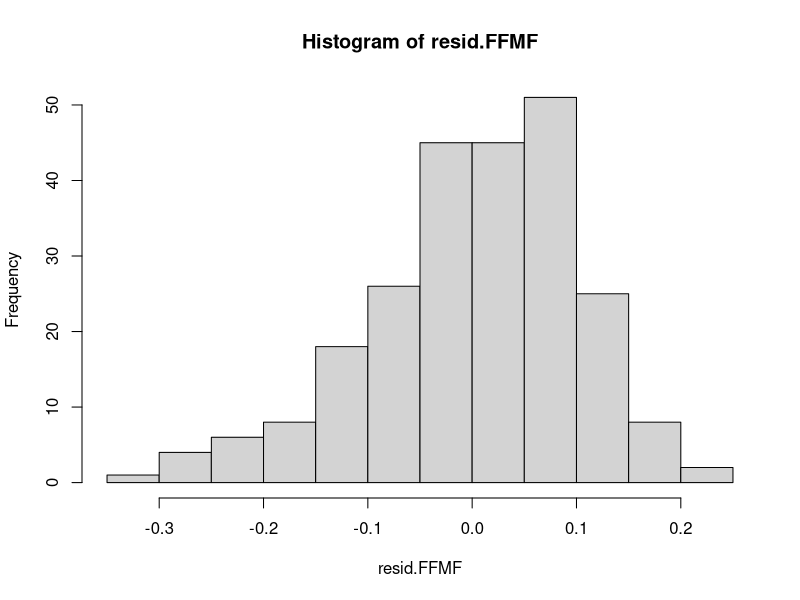
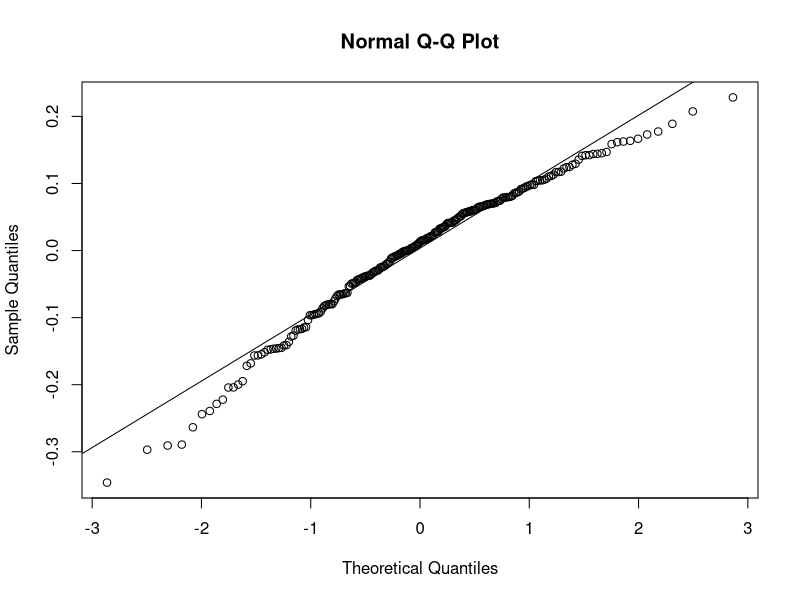
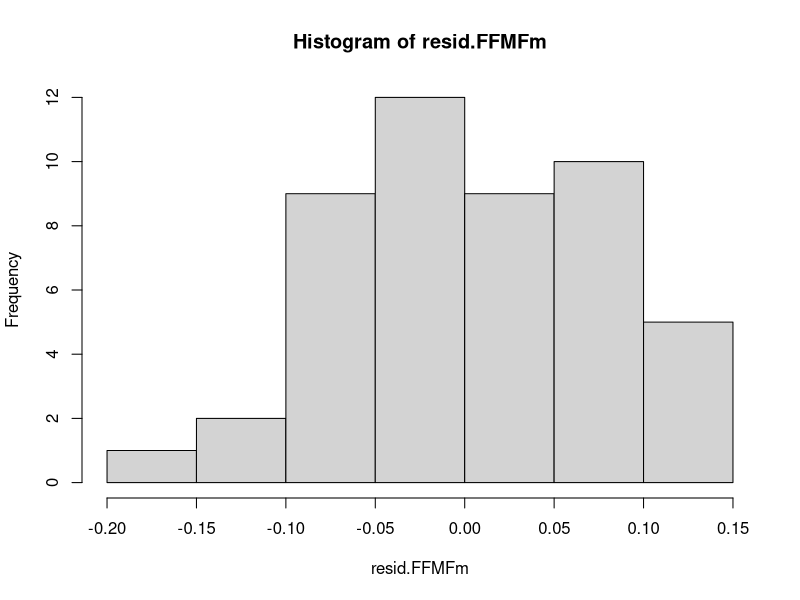
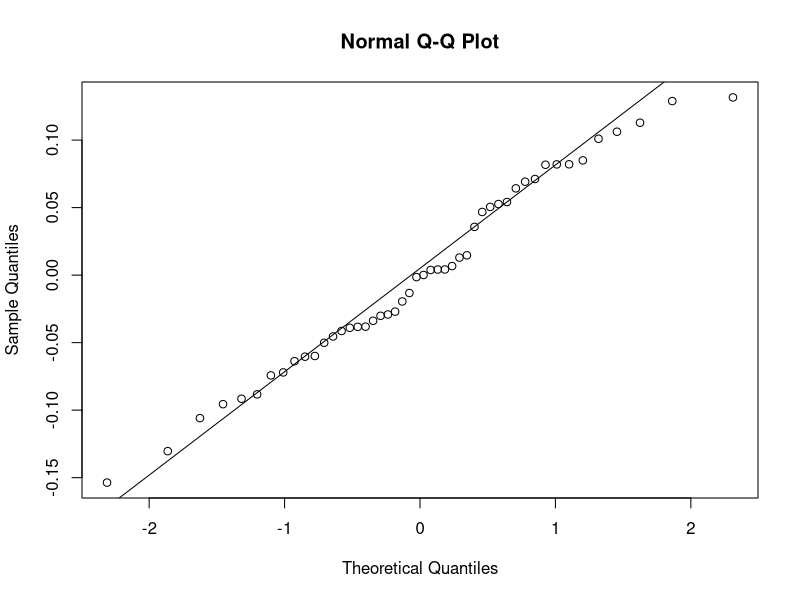
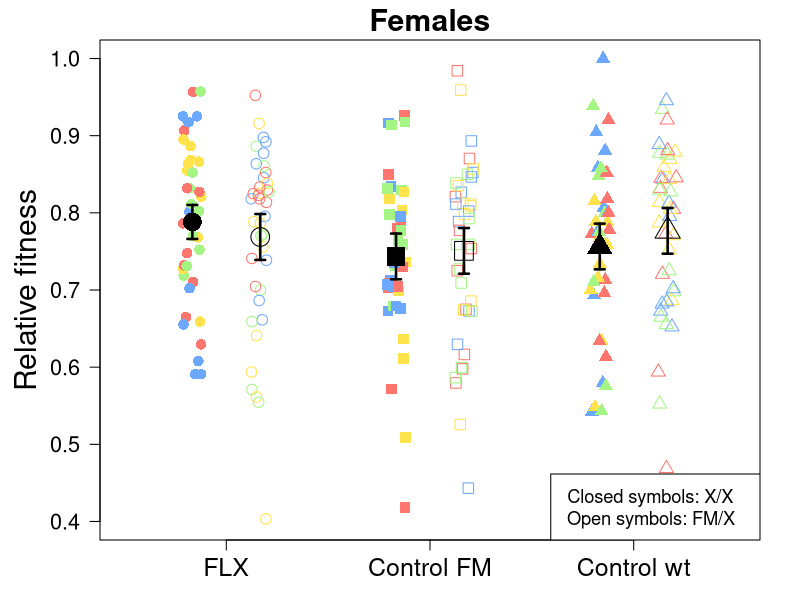
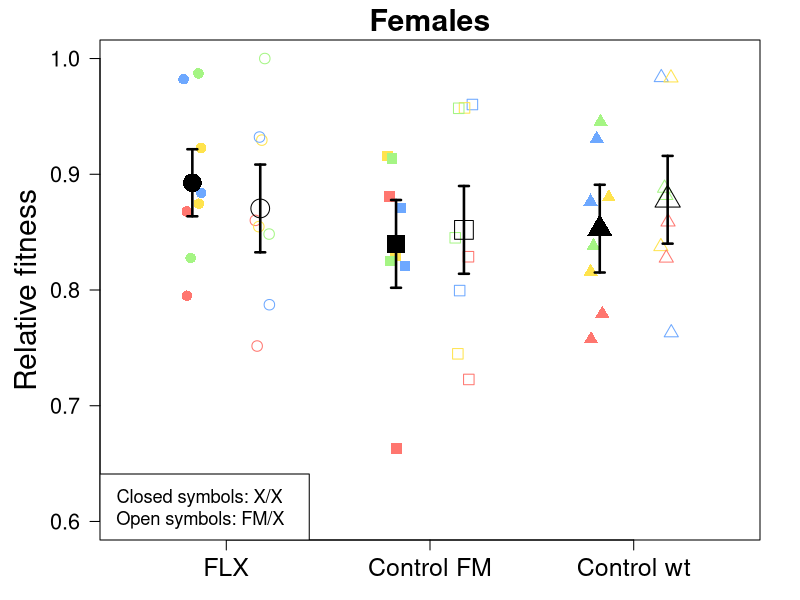

Generate these figures, in order, with R:
################################################################################################
################# FM BALANCER FEMALE REPRODUCTIVE FITNESS ASSAY GENERATION 127 #################
################################################################################################

#Set up environment
library(car)
library(Hmisc)
library(lme4)
library(lmerTest)

#Read in csv file with data
FFMF.data <- read.table(file = "FemaleFMFitness.csv", h = T, sep = ",")
FFMFm.data <- read.table(file = "FemaleFMFitnessMean.csv", h = T, sep = ",")

##########################################  STATISTIC  #########################################


##############################
####THE MODEL FOR ALL DATA####
##############################

### CALCULATE RELATIVE FECUNDITY ###
#Find the maximum
FFMF.max <- max(FFMF.data$offspring, na.rm = T)
#calculate relative fecudity
FFMF.data$relative_fec <- FFMF.data$offspring / FFMF.max


### LINEAT MODEL ###

#Linear mixed model testing if regime type has a significant effect on the relative fitness
model.FFMF <- lmer(relative_fec ~ regimetype + block + (1|regimetype:rep_population), data = FFMF.data)
#ANOVA
anova(model.FFMF, test = "F")
#Regime type is not significant, P = 0.66453
#Block is, P = 0.00142
ranova(model.FFMF)
#But the nested factor is not, P = 0.1646


#Homogeneity of variances
leveneTest(FFMF.data$relative_fec, FFMF.data$regimetype)
#Not significant, assumption of homogeneity of variances is met

#Test the model by looking at the residuls
resid.FFMF <- residuals(model.FFMF)
hist(resid.FFMF)
shapiro.test(resid.FFMF)
qqnorm(resid.FFMF)
qqline(resid.FFMF)
#The residuls are more or less normally distrubuted, meaning that the model is valid 



###################################
####THE MODEL FOR THE MEAN DATA####
###################################

### CALCULATE RELATIVE FECUNDITY ###
#Find the maximum
FFMFm.max <- max(FFMFm.data$offspring)
#calculate relative fecudity
FFMFm.data$relative_fec <- FFMFm.data$offspring / FFMFm.max


### LINEAT MODEL ###

#Linear model testing if regime type has a significant effect on the relative fitness
model.FFMFm <- lm(relative_fec ~ regimetype + block, data = FFMFm.data)
#ANOVA
anova(model.FFMFm, test = "F")
#Treatment type is not significant, P = 0.75177
#Block is, P = 0.03931


#Homogeneity of variances
leveneTest(FFMFm.data$relative_fec, FFMFm.data$regimetype)
#Not significant, assumption of homogeneity of variances is met

#Test the model by looking at the residuls
resid.FFMFm <- residuals(model.FFMFm)
hist(resid.FFMFm)
shapiro.test(resid.FFMFm)
qqnorm(resid.FFMFm)
qqline(resid.FFMFm)
#The residuls are more or less normally distrubuted, meaning that the model is valid 



#########################################  PLOT DATA  #########################################


#Colours
RP1 <- "#ff766f"
RP2 <- "#ffe34d"
RP3 <- "#6da8ff"
RP4 <- "#a5f584"


### PLOT ALL DATA ###

#Create new dataframe for plotting
FFMFplot <- FFMF.data[c(1:2, 6)]
#Remove NAs
FFMFplot <- FFMFplot[which(is.na(FFMF.data$relative_fec) == F),]

#Add fitted values
FFMFplot$fitted <- fitted(model.FFMF)

#Caluclate mean
FFMF.M <- tapply(FFMFplot$fitted, FFMFplot$regimetype, mean)
#SE
FFMF.SE <- (summary(model.FFMF)$coefficients[1:6, 2])


## The plot

pdf("FFMF.pdf", 7, 7)
par(mar = c(3, 5, 2, 2))
#First make the plot
plot(NULL, xlim = c(0, 4.5), xlab = "", xaxt = "n", ylim = c(0.4, 1), ylab = "Relative fitness",
     cex.lab = 1.8, cex.axis = 1.3, las = 1, main = "Females", cex.main = 1.8)
#Add points
points(jitter(rep(0.5, 40), -0.07, 0.07), FFMFplot$relative_fec[FFMFplot$regimetype == "aFLX2X"],
       pch = 16, cex = 1.4, col = c(RP1, RP2, RP3, RP4))
points(jitter(rep(1, 39), -0.07, 0.07), FFMFplot$relative_fec[FFMFplot$regimetype == "bFLXFMX"],
       pch = 1, cex = 1.4, col = c(RP1, RP2, RP3, RP4))
points(jitter(rep(2, 40), -0.07, 0.07), FFMFplot$relative_fec[FFMFplot$regimetype == "cCFM2X"],
       pch = 15, cex = 1.4, col = c(RP1, RP2, RP3, RP4))
points(jitter(rep(2.5, 40), -0.07, 0.07), FFMFplot$relative_fec[FFMFplot$regimetype == "dCFMFMX"],
       pch = 0, cex = 1.4, col = c(RP1, RP2, RP3, RP4))
points(jitter(rep(3.5, 40), -0.07, 0.07), FFMFplot$relative_fec[FFMFplot$regimetype == "eCwt"],
       pch = 17, cex = 1.4, col = c(RP1, RP2, RP3, RP4))
points(jitter(rep(4, 40), -0.07, 0.07), FFMFplot$relative_fec[FFMFplot$regimetype == "fCwtFMX"],
       pch = 2, cex = 1.4, col = c(RP1, RP2, RP3, RP4))
#Add errorbar
xFFMF <- c(0.5, 1, 2, 2.5, 3.5, 4)
errbar(xFFMF, FFMF.M, FFMF.M + FFMF.SE, FFMF.M - FFMF.SE,
       pch = c(16, 1, 15, 0, 17, 2), cex = 2.5, lwd = 2.5, add = T)
#Add axis
axis(1, at = c(0.75, 2.25, 3.75), cex.axis = 1.5, labels = c("FLX", "Control FM", "Control wt"))
#Add legend
legend("bottomright", c("Closed symbols: X/X", "Open symbols: FM/X"), adj = c(0.1, 0.5), cex = 1.1)
dev.off()



### PLOT MEAN ###

#Add fitted values
FFMFm.data$fitted <- fitted(model.FFMFm)

#Caluclate mean
FFMFm.M <- tapply(FFMFm.data$fitted, FFMFm.data$regimetype, mean)
#SE
FFMFm.SE <- (summary(model.FFMFm)$coefficients[1:6, 2])


## The plot

pdf("FFMFm.pdf", 7, 7)
par(mar = c(3, 5, 2, 2))
#First make the plot
plot(NULL, xlim = c(0, 4.5), xlab = "", xaxt = "n", ylim = c(0.6, 1), ylab = "Relative fitness",
     cex.lab = 1.8, cex.axis = 1.3, las = 1, main = "Females", cex.main = 1.8)
#Add points
points(jitter(rep(0.5, 8), -0.07, 0.07), FFMFm.data$relative_fec[FFMFm.data$regimetype == "aFLX2X"],
       pch = 16, cex = 1.4, col = c(RP1, RP2, RP3, RP4))
points(jitter(rep(1, 8), -0.07, 0.07), FFMFm.data$relative_fec[FFMFm.data$regimetype == "bFLXFMX"],
       pch = 1, cex = 1.4, col = c(RP1, RP2, RP3, RP4))
points(jitter(rep(2, 8), -0.07, 0.07), FFMFm.data$relative_fec[FFMFm.data$regimetype == "cCFM2X"],
       pch = 15, cex = 1.4, col = c(RP1, RP2, RP3, RP4))
points(jitter(rep(2.5, 8), -0.07, 0.07), FFMFm.data$relative_fec[FFMFm.data$regimetype == "dCFMFMX"],
       pch = 0, cex = 1.4, col = c(RP1, RP2, RP3, RP4))
points(jitter(rep(3.5, 8), -0.07, 0.07), FFMFm.data$relative_fec[FFMFm.data$regimetype == "eCwt"],
       pch = 17, cex = 1.4, col = c(RP1, RP2, RP3, RP4))
points(jitter(rep(4, 8), -0.07, 0.07), FFMFm.data$relative_fec[FFMFm.data$regimetype == "fCwtFMX"],
       pch = 2, cex = 1.4, col = c(RP1, RP2, RP3, RP4))
#Add errorbar
xFFMFm <- c(0.5, 1, 2, 2.5, 3.5, 4)
errbar(xFFMFm, FFMFm.M, FFMFm.M + FFMFm.SE, FFMFm.M - FFMFm.SE,
       pch = c(16, 1, 15, 0, 17, 2), cex = 2.5, lwd = 2.5, add = T)
#Add axis
axis(1, at = c(0.75, 2.25, 3.75), cex.axis = 1.5, labels = c("FLX", "Control FM", "Control wt"))
#Add legend
legend("bottomleft", c("Closed symbols: X/X", "Open symbols: FM/X"), adj = c(0.1, 0.5), cex = 1.1)
dev.off()
